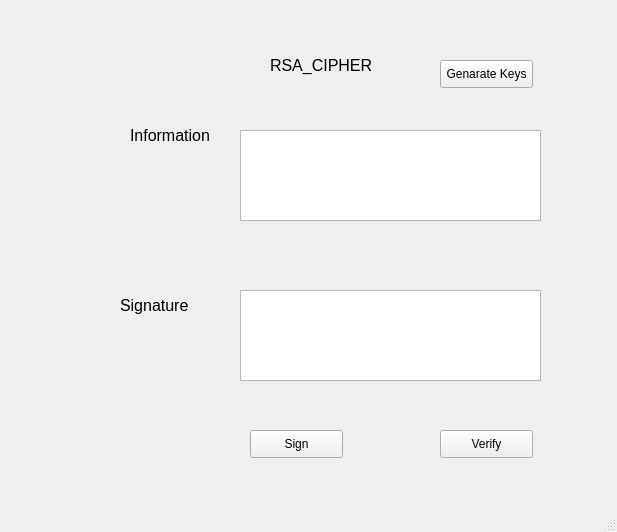
<?xml version="1.0" encoding="UTF-8"?>
<ui version="4.0">
 <class>MainWindow</class>
 <widget class="QMainWindow" name="MainWindow">
  <property name="geometry">
   <rect>
    <x>0</x>
    <y>0</y>
    <width>617</width>
    <height>532</height>
   </rect>
  </property>
  <property name="windowTitle">
   <string>MainWindow</string>
  </property>
  <widget class="QWidget" name="centralwidget">
   <widget class="QLabel" name="label_4">
    <property name="geometry">
     <rect>
      <x>270</x>
      <y>40</y>
      <width>111</width>
      <height>51</height>
     </rect>
    </property>
    <property name="font">
     <font>
      <pointsize>12</pointsize>
     </font>
    </property>
    <property name="text">
     <string>RSA_CIPHER</string>
    </property>
   </widget>
   <widget class="QPushButton" name="btn_sign">
    <property name="geometry">
     <rect>
      <x>250</x>
      <y>430</y>
      <width>93</width>
      <height>28</height>
     </rect>
    </property>
    <property name="text">
     <string>Sign</string>
    </property>
   </widget>
   <widget class="QPushButton" name="btn_verify">
    <property name="geometry">
     <rect>
      <x>440</x>
      <y>430</y>
      <width>93</width>
      <height>28</height>
     </rect>
    </property>
    <property name="text">
     <string>Verify</string>
    </property>
   </widget>
   <widget class="QLabel" name="label_2">
    <property name="geometry">
     <rect>
      <x>130</x>
      <y>120</y>
      <width>81</width>
      <height>31</height>
     </rect>
    </property>
    <property name="font">
     <font>
      <pointsize>12</pointsize>
     </font>
    </property>
    <property name="text">
     <string>Information</string>
    </property>
   </widget>
   <widget class="QLabel" name="label_5">
    <property name="geometry">
     <rect>
      <x>120</x>
      <y>280</y>
      <width>111</width>
      <height>51</height>
     </rect>
    </property>
    <property name="font">
     <font>
      <pointsize>12</pointsize>
     </font>
    </property>
    <property name="text">
     <string>Signature</string>
    </property>
   </widget>
   <widget class="QTextEdit" name="txt_sign">
    <property name="geometry">
     <rect>
      <x>240</x>
      <y>290</y>
      <width>301</width>
      <height>91</height>
     </rect>
    </property>
   </widget>
   <widget class="QPushButton" name="btn_gen">
    <property name="geometry">
     <rect>
      <x>440</x>
      <y>60</y>
      <width>93</width>
      <height>28</height>
     </rect>
    </property>
    <property name="text">
     <string>Genarate Keys</string>
    </property>
   </widget>
   <widget class="QTextEdit" name="txt_info">
    <property name="geometry">
     <rect>
      <x>240</x>
      <y>130</y>
      <width>301</width>
      <height>91</height>
     </rect>
    </property>
   </widget>
  </widget>
  <widget class="QMenuBar" name="menubar">
   <property name="geometry">
    <rect>
     <x>0</x>
     <y>0</y>
     <width>617</width>
     <height>18</height>
    </rect>
   </property>
  </widget>
  <widget class="QStatusBar" name="statusbar"/>
 </widget>
 <resources/>
 <connections/>
</ui>
